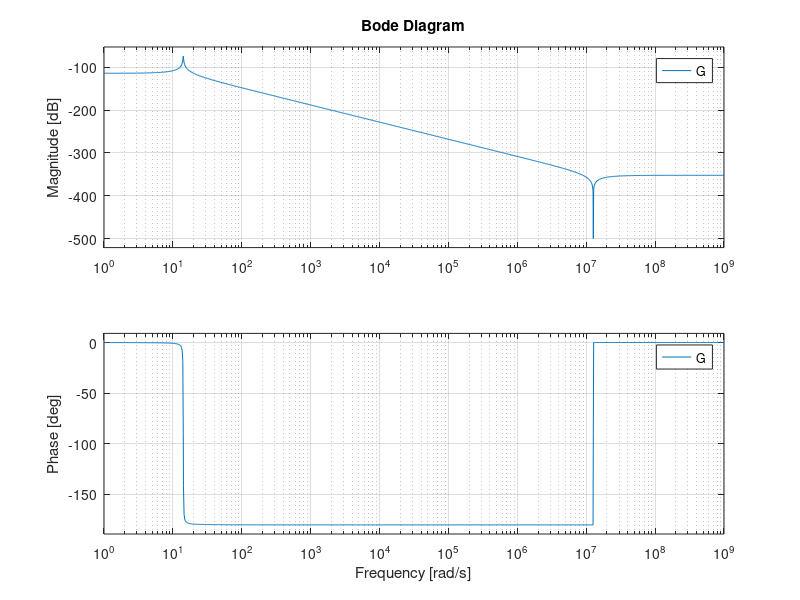
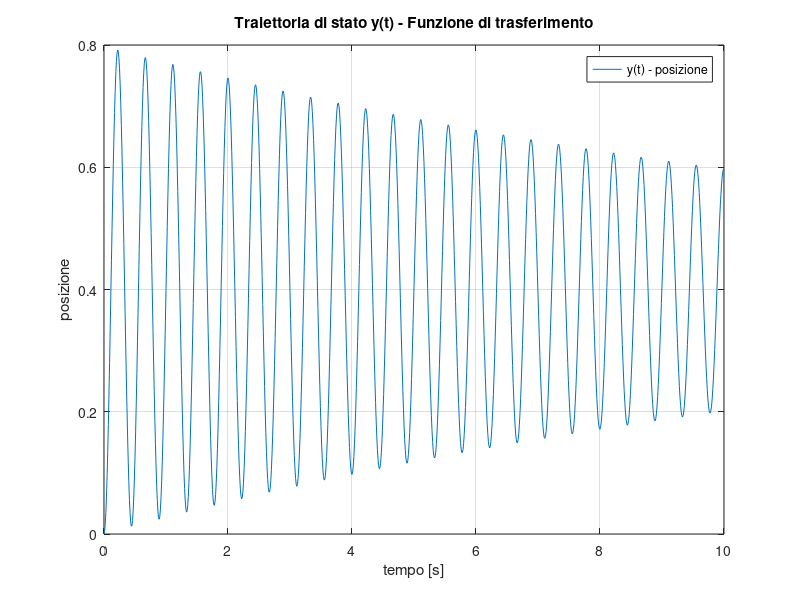
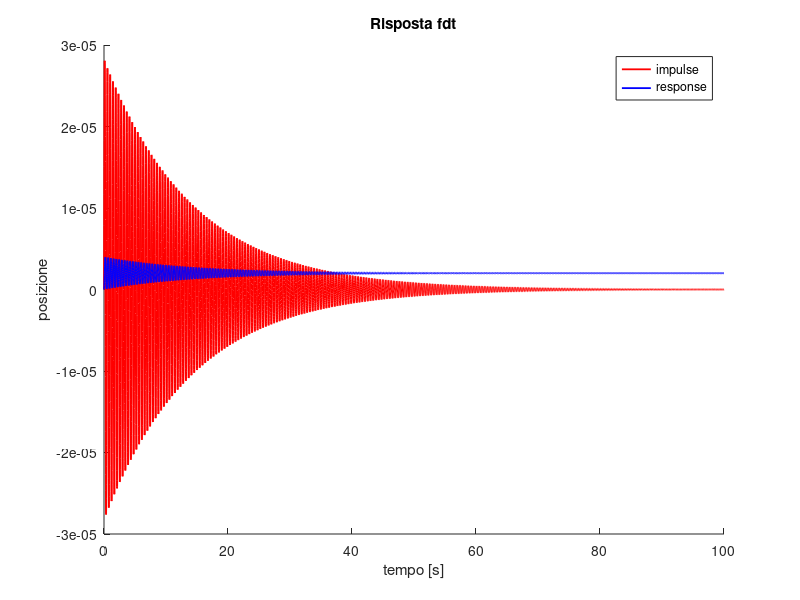

Write the MATLAB code that produced these figures, in order.
close all; clc;
clear all; %calo significativo delle performance, attivare solo se serve

%% parametri sistema
s = tf('s'); %%variabile della funzione di trasferimento
tt = 0:0.01:10; % tempo, da impostare ad almeno -> 0 a 10 secondi con passo 0.01, per risultati affidabili

%%%%%%%%%%%%%%%%%%%%%%%%%%%%%%%
%% Inserimento valori
m = 2500;       %% massa
b = 350;        %% smorzamento
k = 5*10^5;     %% cost. elastica lineare
ze = 0.35;      %% stato iniziale z

beta = 0.1;     %% coeff. di non lienarità elastica
n = 3;          %% coeff. di non lienarità elastica

% condizioni iniziali
pos_init = ze; % [m]
vel_init = 0; % [m/s]
x0 = [pos_init; vel_init];

%%uu(1:length(tt),1) = 500; ingresso di test con valore costante
uu(1:length(tt),1) = 9.81*m+k*ze; %%u(t) del sistema, ingresso
%%%%%%%%%%%%%%%%%%%%%%%%%%%%%%%

%% parte 1

% matrici del sistema linearizzato
A = [0, 1; -k/m, -b/m];
B = [0; 1/m];
C = [1, 0];
D = 0;

%%%%%%%%%%%%%%%%%%%%%%%%%%%%%%%
%%% fdt
G = C/(s*eye(2) - A)*B + D

%%% plot diagramma di Bode
figure(1);
title('Funzione di trasferimento - diagramma di bode')
bode(G);
%%%%%%%%%%%%%%%%%%%%%%%%%%%%%%%


%% uscita fdt ad ingresso uu
%%%%%%%%%%%%%%%%%%%%%%%%%%%%%%%
% modello funzione di trasferimento
[YY, TT] = lsim(G,uu, tt);

%stampa della fuznione di trasferimento
figure(2);
hold on; grid on; zoom on; box on;
plot(TT,YY);
%%plot(TT, uu); //stampa ingresso
title('Traiettoria di stato y(t) - Funzione di trasferimento')
xlim([0, 10])
xlabel('tempo [s]')
ylabel('posizione')
legend('y(t) - posizione')
%%%%%%%%%%%%%%%%%%%%%%%%%%%%%%%

% risposta impulsiva fdt
time = 0:0.01:100;

figure(3);
hold on;
YY_i = impulse(G, time);
YY_s = step(G, time);

% plot
plot(time, YY_i, 'r', 'DisplayName', 'impulse response G(s)', 'LineWidth', 1.3);
plot(time, YY_s, 'b', 'DisplayName', 'step response G(s)', 'LineWidth', 1.3);

title('Risposta fdt')
xlabel('tempo [s]')
ylabel('posizione')
legend(["impulse"; "response"]);

%% test
%{

%% G fattorizzato
G_manual = 1/(m*s^2+s*b+k);
G_fatt = zpk(G) %%zero pole gain model -> forma fattorizzata del primo tipo, p->1/m = 0.0004


%%%%%%%%%%%%%%%%%%%%%%%%%%%%%%%
%% modello LTI

% state-space model e soluzione dell'equazione
modello = ss(A, B, C, D);

[YY2, TT, XX] = lsim(modello, uu, tt, x0); %%simulazione modello dinamico

% stampa stato del sistema LTI
figure;
hold on; box on; zoom on; grid on;
plot(TT, XX);
%%plot(TT, uu); //stampa ingresso
title('Traiettoria di stato y(t) - Modello LTI')
xlim([0, 10]);
xlabel('tempo [s]')
ylabel('stato')
legend('y(t) - posizione', 'x2 - velocità');

% Dai risultati ottenuti è possibile osservare come nel momento in cui
% l'oggetto comincia a risalire, la velocità passa da valore negativo a
% valore positivo.

%% controllo fdt
Gcontrol = tf(modello) %%ritorna la funzione di trasferimento dal modello, utile per confronto con la tf calcolata
Id = eye(2);

%% stampa confronto uscite tra fdt e modello LTI
figure;
hold on; box on; zoom on; grid on;
plot(TT,YY, 'r') %%fdt
plot(TT,YY2, 'g') %%LTI
title('Confronto modello LTI e fdt')
legend('y(t) fdt', 'y(t) - LTI');
%%note:
%sovrapposizione perfetta per: x0 = (0,0)
% con x0 != 0 la funzione LTI ha un comportamento diverso perché considera
% l'origine del sistema

%% stampa margine di fase funzione di trasferimento
figure;
margin(G); % privo di senso dal momento che la funzione parte da valori nettamente inferiori allo 0db giá nell'origine

%}


%% animazioni

%{
%%
figure(2)
tt = 0:1e-3:0.3; % intervallo temporale: da 0 ad 0.3 con passo 0.001




Y = [0, 5, 0:((+9 +55-4)/9):70-4, 55-4, 55-2]
length(Y)

    plot([0 60],[0 0],'k','LineWidth',4) % ground.
        hold on; box on; zoom on; grid on;
    axis([0 50  0 150])    
    plot(20+[0 0 0 1.5 -1.5 1.5 -1.5 1.5 -1.5 1.5 -1.5 0 0 0],[0, 5, 5:((+9 +55-4)/9):70-4, 70-4, 70-2],'r','LineWidth',2) % spring

%%piatto
    patch ([10; 40; 40; 10],[70-2; 70-2; 70-2+15; 70-2+15] ,'r','FaceAlpha',0.1) ; % rettangolo rosso con vertici definiti da x ed y
%%smorzatore
    patch ([27.5; 32.5; 32.5; 27.5],[30; 30; 40; 40] ,'v','FaceAlpha',0.1) ; % rettangolo rosso con vertici definiti da x ed y
    plot([30 30],[0 30],'k','LineWidth',4) % ground
    plot([30 30],[40 70-2],'k','LineWidth',4) % ground
%%u
    patch ([24; 26; 26; 24],[10; 10; 50; 50] ,'v','FaceAlpha',0.1) ; % rettangolo rosso con vertici definiti da x ed y
    plot([25 25],[0 10],'k','LineWidth',4) % ground.
    plot([25 25],[50 70-2],'k','LineWidth',4) % ground


    hold on; box on; zoom on; grid on;
    uu = 9.81*m + k*[ze;0];
    yy = lsim(G, uu, tt);

%}